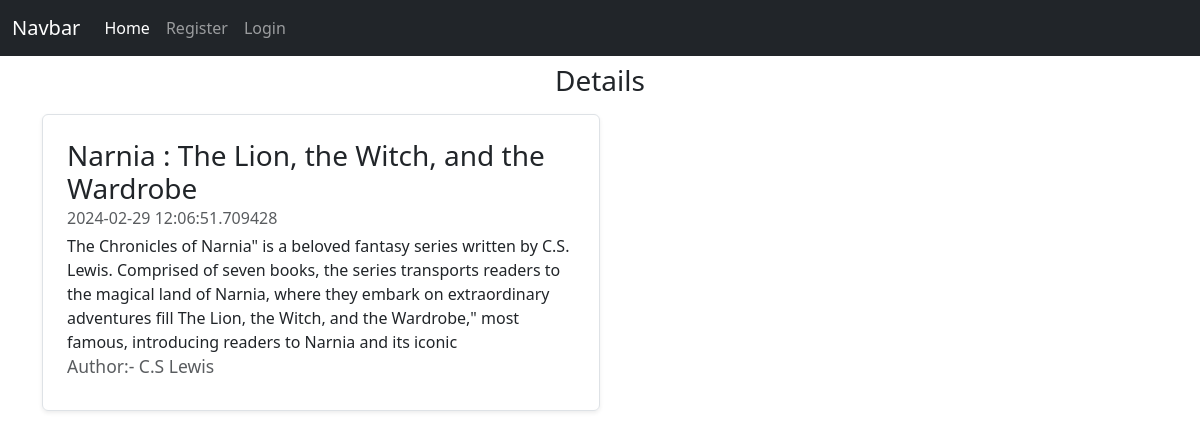
Screenshot of /blog_detail/3 with the database file from the repository.
### app.py (models this page shows, shortened)
class Blog(db.Model):
    blog_id = db.Column(db.Integer, unique=True, primary_key=True)
    title = db.Column(db.String(20), nullable=False)
    author = db.Column(db.String(20), nullable=False)
    content = db.Column(db.Text(), nullable=False)
    pub_date = db.Column(db.DateTime(), nullable=False, default=datetime.utcnow)

### app.py (the view)
@app.route('/blog_detail/<int:id>', methods=['GET', 'POST'])
def blogdetail(id):
    blog = Blog.query.get(id)
    return render_template('/blog_detail.html', blog=blog)

### templates/blog_detail.html (shortened to what this page needs)
<!doctype html>
<html lang="en">
<head>
    <link href="https://cdn.jsdelivr.net/npm/bootstrap@5.3.3/dist/css/bootstrap.min.css" rel="stylesheet"
>
</head>
<body>
  <nav class="navbar navbar-expand-lg navbar-dark bg-dark">
    <div class="container-fluid">
      <a class="navbar-brand" href="#">Navbar</a>
      <div class="collapse navbar-collapse" id="navbarSupportedContent">
        <ul class="navbar-nav me-auto mb-2 mb-lg-0">
          <li class="nav-item">
            <a class="nav-link active" aria-current="page" href="/">Home </a>
          </li>
          {% if current_user.is_authenticated %}
          <li class="nav-item">
            <a class="nav-link" href="">{{current_user.username}}</a>
          </li>
          <li class="nav-item">
            <a class="nav-link" href="/blogpost">Post Blog</a>
          </li>
          <li class="nav-item">
            <a class="nav-link" href="/logout">Logout</a>
          </li>
          <li class="nav-item">
            <a class="nav-link btn btn-success mx-3" href="/edit/{{blog.blog_id}}">Edit</a>
          </li>
          <li class="nav-item">
            <a class="nav-link btn btn-danger" href="/delete/{{blog.blog_id}}" role="button"  aria-expanded="false">
              Delete
            </a>
          </li>
          {% else %}
          <li class="nav-item">
            <a class="nav-link" href="/register">Register</a>
          </li>
          <li class="nav-item">
            <a class="nav-link" href="/login" role="button"  aria-expanded="false">
              Login
            </a>
          </li>
          {% endif %}
        </ul>
      </div>
    </div>
  </nav>
<div class="container">
    <h3 class="text-center my-2"> Details</h3>
    <div class="col-md-6 my-3">
        <div class="row g-0 border rounded overflow-hidden flex flex-md-row mb-4 shadow-sm h-md-250 position-relative">
            <div class="col p-4 d-flex flex-column position-static">
                <h3 class="mb-0">{{blog.title}}</h3>
                <div class="mb-1 text-body-secondary">{{blog.pub_date}}</div>
                <p class="mb-auto">{{blog.content}}</p>
                <h5><small class="text-body-secondary">Author:- {{blog.author}} </small></h5>
            </div>
        </div>
    </div>
</div>
</body>
</html>

### rows the page displays
Blog: title "Narnia : The Lion, the Witch, and the Wardrobe", pub_date "2024-02-29 12:06:51.709428", content "The Chronicles of Narnia\" is a beloved fantasy series written by C.S. Lewis. Comprised of seven books, the series transports readers to the magical land of Narnia, where they embark on extraordinary adventures fill The Lion, the Witch, and the Wardrobe,\" most famous, introducing readers to Narnia and its iconic", author "C.S Lewis"
